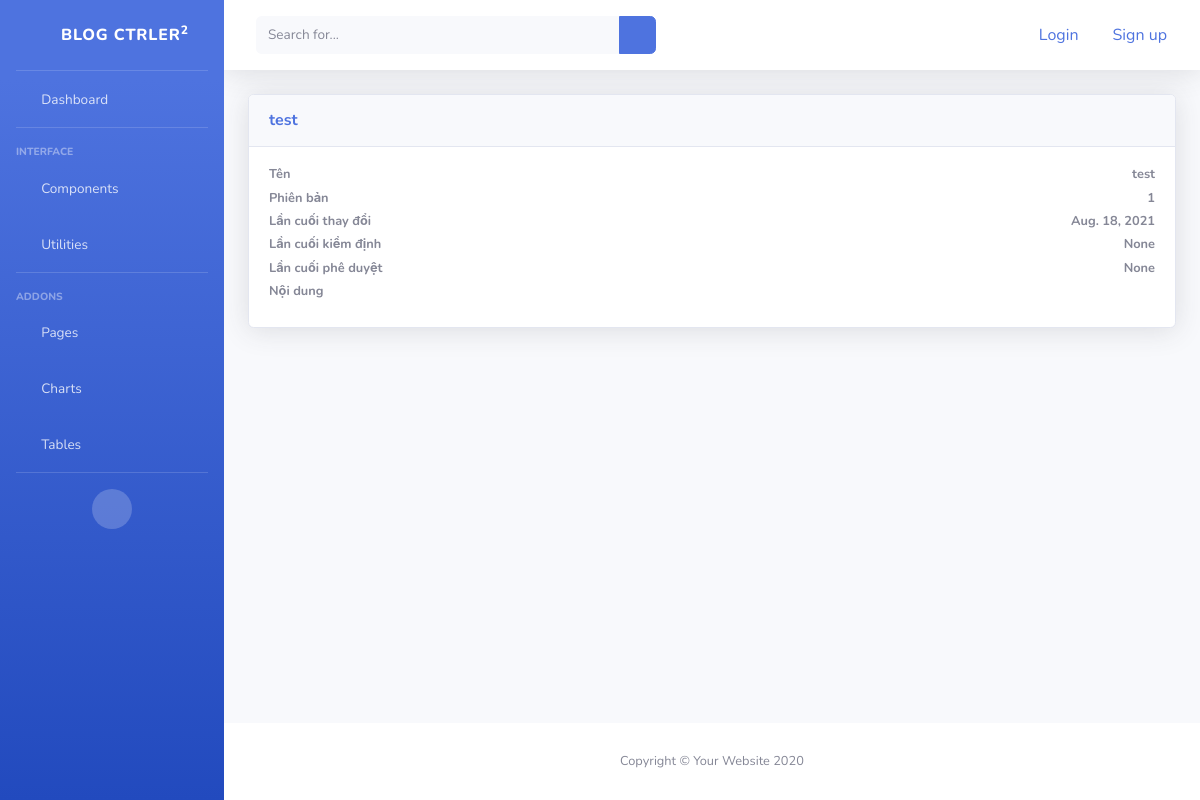
Screenshot of /change/31/ with the database file from the repository.
### hsmt/models.py (models this page shows, shortened)
class XFileChange(models.Model):
    version = models.PositiveIntegerField(default=None, null=True, blank=True)
    date_created = models.DateField(default=timezone.now)
    date_edited = models.DateField(blank=True, null=True)
    date_submited = models.DateField(blank=True, null=True)
    date_checked = models.DateField(blank=True, null=True)
    date_approved = models.DateField(blank=True, null=True)
    editor = models.ForeignKey(User, on_delete=models.PROTECT, related_name='changes_edited', null=True)
    checker = models.ForeignKey(User, on_delete=models.PROTECT, related_name='changes_checked', null=True)
    approver = models.ForeignKey(User, on_delete=models.PROTECT, related_name='changes_approved', null=True)
    file = models.ForeignKey(XFile, on_delete=models.CASCADE, related_name='changes')
    name = models.CharField(max_length=120)
    content = models.TextField(blank=True)
    comments = GenericRelation('Comment')

### hsmt/views.py (the view)
# urls.py: path('change/<int:pk>/',XFileChangeDetailView.as_view(), name='hsmt-change-detail'),
class XFileChangeDetailView(DetailView):
    template_name = 'hsmt/old/change_detail.html'
    model = XFileChange
    context_object_name = 'change'
    def get_context_data(self, **kwargs):
        context = super().get_context_data(**kwargs)
        context['title'] = 'Chi tiết về thay đổi'
        return context

### hsmt/templates/hsmt/old/change_detail.html (shortened to what this page needs)
{% extends 'hsmt/old/base.html' %}
{% block data %}
    <div class="row">
        <div class="col-lg-12 mb-4">
            <div class="card shadow mb-4">
                <div class="card-header py-3">
                    <h6 class="m-0 font-weight-bold text-primary" href="#">
                        {{change.name}}
                    </h6>
                </div>
                <div class="card-body">
                    <h4 class="small font-weight-bold">
                        Tên
                        <span class="float-right">{{change.name}}</span>
                    </h4>
                    <h4 class="small font-weight-bold">
                        Phiên bản
                        <span class="float-right">{{change.version}}</span>
                    </h4>
                    <h4 class="small font-weight-bold">
                        Lần cuối thay đổi
                        <span class="float-right">{{change.date_edited}}</span>
                    </h4>
                    <h4 class="small font-weight-bold">
                        Lần cuối kiểm định
                        <span class="float-right">{{change.date_checked}}</span>
                    </h4>
                    <h4 class="small font-weight-bold">
                        Lần cuối phê duyệt
                        <span class="float-right">{{change.date_approved}}</span>
                    </h4>
                    <h4 class="small font-weight-bold">
                        Nội dung
                    </h4>
                </div>
            </div>
        </div>
    </div>
{% endblock data %}

### rows the page displays
XFileChange: name "test", version "1", date_edited "Aug. 18, 2021", date_checked "None", date_approved "None"
